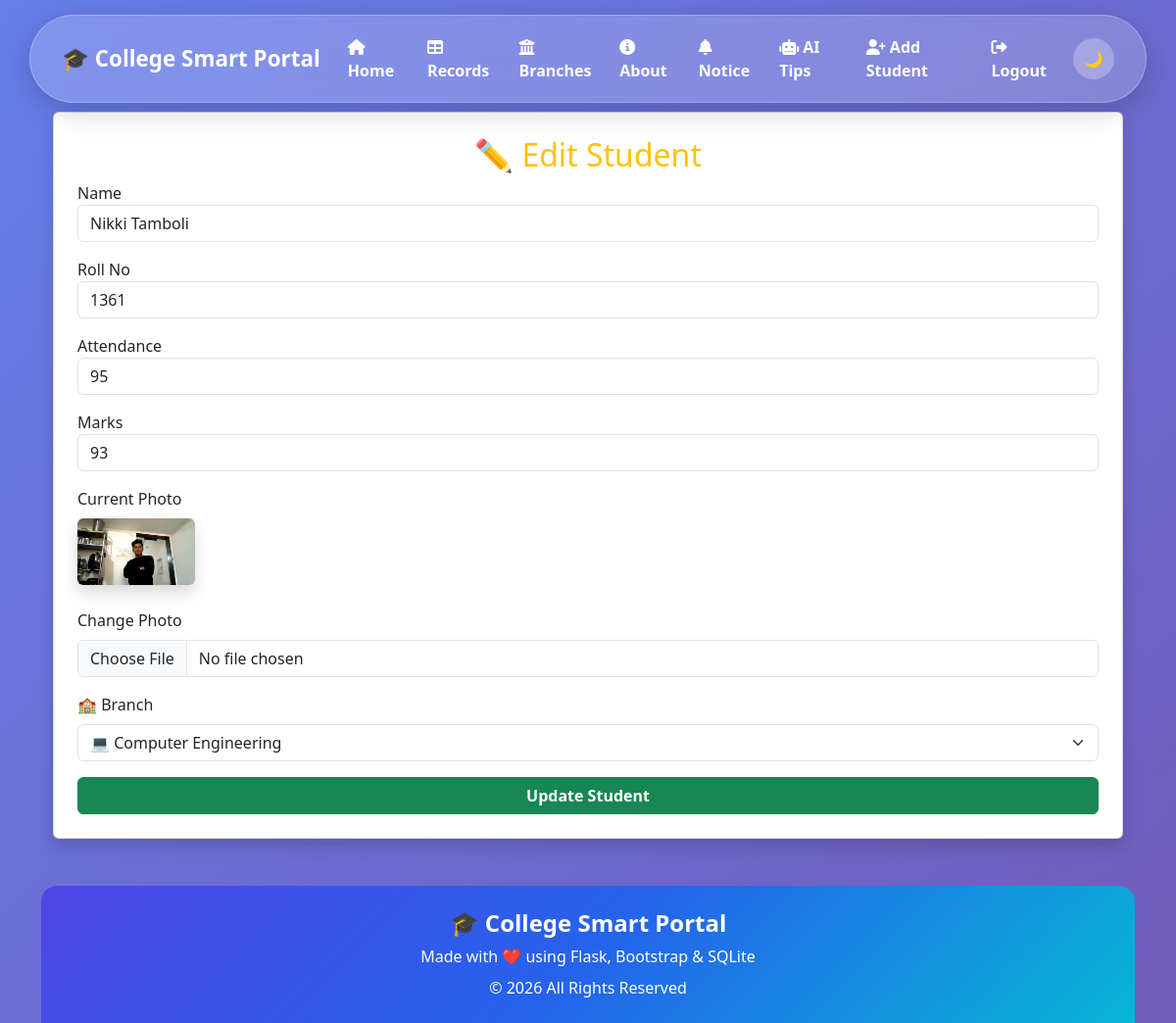
Before: /edit/1 (signed in) with the older database file.
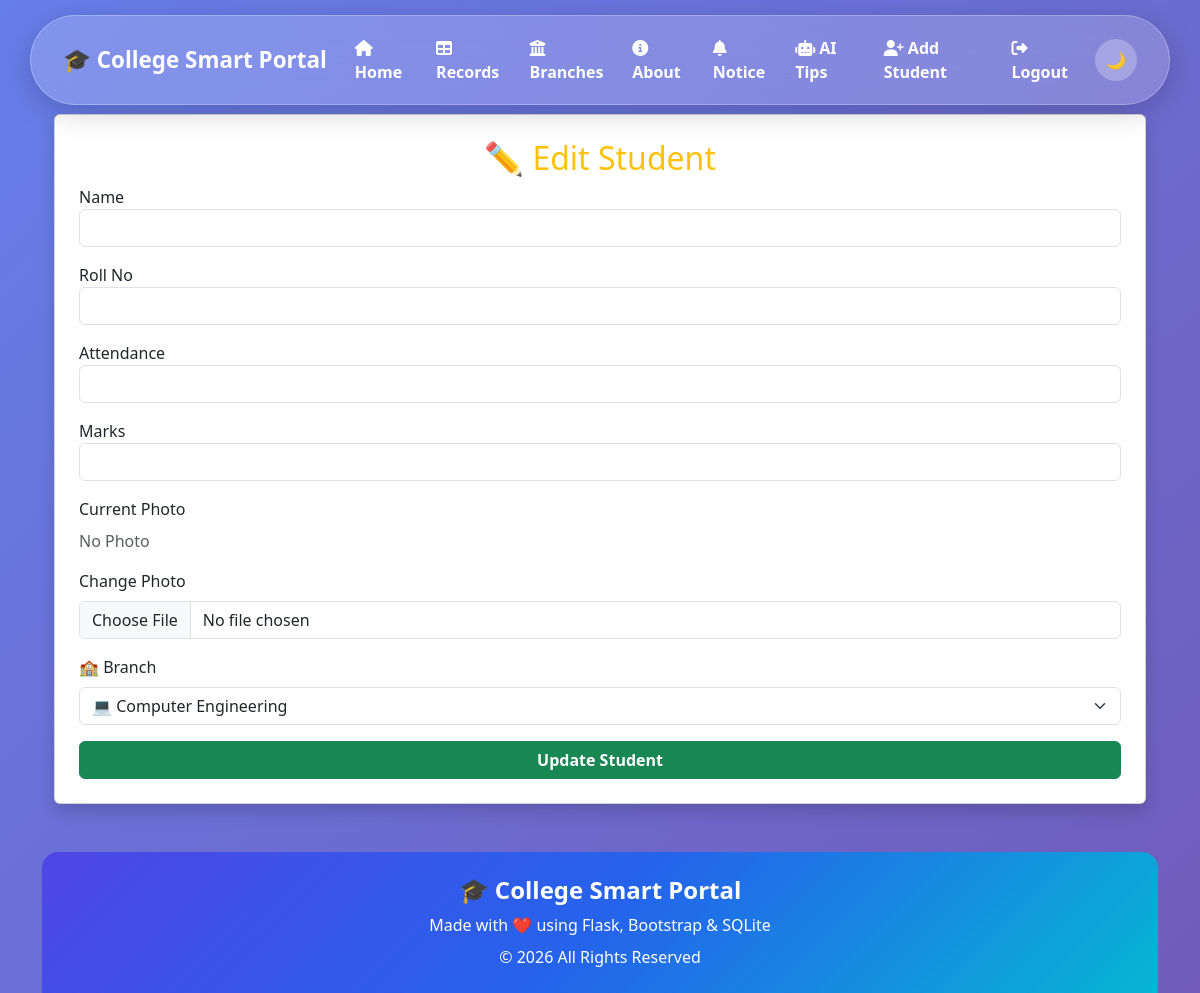
After: the same page with the newer database file.
### tables this page shows
CREATE TABLE students (
            id INTEGER PRIMARY KEY AUTOINCREMENT,
            name TEXT NOT NULL,
            roll TEXT UNIQUE NOT NULL,
            attendance INTEGER NOT NULL,
            marks INTEGER NOT NULL,
            branch TEXT NOT NULL,
            photo TEXT
            
        
        );

### app.py (the view, shortened to what this page needs)
@app.route("/edit/<int:id>", methods=["GET", "POST"])
def edit_student(id):
    if session.get("role") != "admin":
        flash("Access Denied!", "danger")
        return redirect(url_for("home"))
    conn = get_db()
    student = conn.execute(
        "SELECT * FROM students WHERE id=?",
        (id,)
    ).fetchone()
    conn.close()
    return render_template("edit_student.html", student=student)

### app.py (called while the page is built)
def get_db():
    conn = sqlite3.connect("myproject.db")
    conn.row_factory = sqlite3.Row
    return conn

### templates/edit_student.html (shortened to what this page needs)
{% extends 'base.html' %}
{% block content %}
<div class="container mt-4">
<div class="card shadow p-4">
<h2 class="text-center text-warning">
    ✏️ Edit Student
</h2>
<form method="POST" enctype="multipart/form-data" >
<label>Name</label>
<input
type="text"
name="name"
class="form-control mb-3"
value="{{ student.name }}">
<label>Roll No</label>
<input
type="text"
name="roll"
class="form-control mb-3"
value="{{ student.roll }}">
<label>Attendance</label>
<input
type="text"
name="attendance"
class="form-control mb-3"
value="{{ student.attendance }}">
<label>Marks</label>
<input
type="number"
name="marks"
class="form-control mb-3"
value="{{ student.marks }}">
<div class="mb-3">
    <label class="form-label">Current Photo</label><br>
    {% if student.photo %}
        <img src="{{ url_for('static', filename='uploads/' + student.photo) }}"
             width="120"
             class="rounded shadow mb-2">
    {% else %}
        <p class="text-muted">No Photo</p>
    {% endif %}
</div>
<div class="mb-3">
    <label class="form-label">Change Photo</label>
    <input type="file" name="photo" class="form-control" accept="image/*">
</div>
<label class="form-label">🏫 Branch</label>
<select name="branch" class="form-select mb-3">
    <option value="Computer Engineering" {% if student.branch == "Computer Engineering" %}selected{% endif %}>💻 Computer Engineering</option>
</select>
<button class="btn btn-success w-100">
    Update Student
</button>
</form>
</div>
</div>
{% endblock %}

### templates/base.html (shortened to what this page needs)
<!DOCTYPE html>
<html lang="en" data-bs-theme="light">
<head>
    <link href="https://cdn.jsdelivr.net/npm/bootstrap@5.3.3/dist/css/bootstrap.min.css" rel="stylesheet">
    <link rel="stylesheet"href="https://cdnjs.cloudflare.com/ajax/libs/font-awesome/6.4.2/css/all.min.css">
</head>
<body>
<nav class="navbar navbar-expand-lg glass-nav fixed-top">
    <div class="container">
        <a class="navbar-brand fw-bold text-white" href="/">
            🎓 College Smart Portal
        </a>
        <div class="collapse navbar-collapse justify-content-end" id="navbarNav">
            <ul class="navbar-nav align-items-center">
                <li class="nav-item">
                    <a class="nav-link active" href="/">
                        <i class="fas fa-house"></i>
                        <span>Home</span>
                    </a>
                </li>
                <li class="nav-item">
                    <a class="nav-link" href="/record">
                        <i class="fas fa-table"></i>
                        <span>Records</span>
                    </a>
                </li>
                <li class="nav-item">
                    <a class="nav-link" href="/branches">
                        <i class="fas fa-building-columns"></i>
                        <span>Branches</span>
                    </a>
                </li>
                <li class="nav-item">
                    <a class="nav-link" href="/about">
                        <i class="fas fa-circle-info"></i>
                        <span>About</span>
                    </a>
                </li>
                <li class="nav-item">
                    <a class="nav-link" href="/notice">
                        <i class="fas fa-bell"></i>
                        <span>Notice</span>
                    </a>
                </li>
                <li class="nav-item">
                    <a class="nav-link" href="/ai_tips">
                        <i class="fas fa-robot"></i>
                        <span>AI Tips</span>
                    </a>
                </li>
                {% if session.get("username") %}
                    {% if session.get("role") == "admin" %}
                    <li class="nav-item">
                        <a class="nav-link" href="/add">
                            <i class="fas fa-user-plus"></i>
                            <span>Add Student</span>
                        </a>
                    </li>
                    {% endif %}
                    <li class="nav-item">
                        <a class="nav-link logout-btn" href="/logout">
                            <i class="fas fa-right-from-bracket"></i>
                            <span>Logout</span>
                        </a>
                    </li>
                {% endif %}
                <li class="nav-item ms-2">
                    <button class="theme-btn" onclick="toggleTheme()">
                        🌙
                    </button>
                </li>
            </ul>
        </div>
    </div>
</nav>
<div style="height:90px;"></div>
<div class="container">
{% block content %}
{% endblock %}
<footer class="mt-5">
<div class="container-fluid text-center text-white py-4 rounded-top-4"
style="background:linear-gradient(135deg,#4f46e5,#2563eb,#06b6d4);">
<h4 class="fw-bold">
🎓 College Smart Portal
</h4>
<p class="mb-2">
Made with ❤️ using Flask, Bootstrap & SQLite
</p>
<p class="mb-0">
© 2026 All Rights Reserved
</p>
</div>
</body>
</html>

### templates/base.html (style rules this page uses)
.card { transition:0.3s; }
.btn { transition:0.3s; }
.btn { border: radius 15px; font-weight:bold; }
body { background:linear-gradient(135deg,#667eea,#764ba2,#6dd5ed); background-size:300% 300%; animation:bgMove 12s ease infinite; }
.glass-nav { margin:15px auto; width:95%; border-radius:50px; background:rgba(255,255,255,.18); backdrop-filter:blur(18px); -webkit-backdrop-filter:blur(18px); border:1px solid rgba(255,255,255,.25); box-shadow:0 8px 30px rgba(0,0,0,.18); padding:10px 20px; }
.glass-nav .navbar-brand { color:#fff !important; font-size:1.4rem; }
.glass-nav .nav-link { color:white !important; font-weight:600; padding:10px 18px; margin:0 4px; border-radius:30px; transition:all .35s ease; }
.theme-btn { width:42px; height:42px; border:none; border-radius:50%; background:rgba(255,255,255,.25); color:white; transition:.3s; }

Changed rows visible on the page:
removed students: name "Nikki Tamboli", roll "1361", attendance "95", marks "93", photo (picture), branch "💻 Computer Engineering"
Other visible differences:
form field branch: (not shown) → "💻 Computer Engineering"
text now shown: "No Photo"
